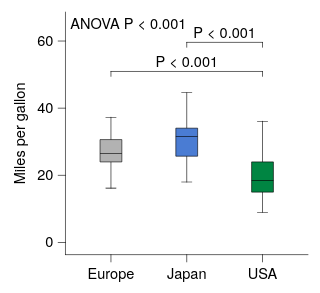

This figure's Vega-Lite source:
### Vega-Lite specification from a JSON file in a GitHub repository (floating-point values rounded to 4 significant figures; data arrays with more than 128 entries replaced by an {"elided": "..."} marker saying what was removed)
{"background": null, "config": {"arc": {"fill": "#DBDBDB", "fillOpacity": 1.0, "innerRadius": 25.0, "padAngle": 0.03, "stroke": "black", "strokeOpacity": 1, "strokeWidth": 0.25}, "area": {"fill": "#DBDBDB", "fillOpacity": 1.0, "stroke": "black", "strokeOpacity": 1, "strokeWidth": 0.25}, "axis": {"domain": true, "domainCap": "round", "domainColor": "black", "domainWidth": 0.25, "grid": false, "gridCap": "round", "gridColor": "#F1F1F1", "gridDash": [0, 0], "gridOpacity": 1.0, "gridWidth": 0.25, "labelColor": "black", "labelFont": "Helvetica Neue, HelveticaNeue, Helvetica, Arial, sans-serif", "labelFontSize": 6, "labelFontStyle": "normal", "labelFontWeight": 400, "offset": 0, "ticks": true, "tickCap": "round", "tickColor": "black", "tickRound": false, "tickSize": 3, "tickWidth": 0.25, "titleColor": "black", "titleFont": "Helvetica Neue, HelveticaNeue, Helvetica, Arial, sans-serif", "titleFontSize": 6, "titleFontStyle": "normal", "titleFontWeight": 400}, "axisX": {"domain": true, "labelAlign": "center", "labelAngle": 0, "labels": true, "ticks": true, "translate": 0}, "axisY": {"domain": true, "labelAlign": "right", "labelAngle": 0, "labels": true, "ticks": true, "translate": 0}, "axisRight": {"domain": true, "labelAlign": "left", "labelAngle": 0, "labels": true, "ticks": true, "translate": 0}, "axisTop": {"domain": true, "labelAlign": "center", "labelAngle": 0, "labels": true, "ticks": true, "translate": 0}, "axisBand": {"tickOffset": 0}, "bar": {"fill": "#DBDBDB", "fillOpacity": 1.0, "stroke": "black", "strokeOpacity": 1, "strokeWidth": 0.25}, "boxplot": {"size": 9.0, "ticks": {"cornerRadius": 0.25, "fill": "black", "opacity": 1, "size": 4.5, "thickness": 0.25}, "box": {"fillOpacity": 1.0, "stroke": "black", "strokeOpacity": 1, "strokeWidth": 0.25}, "median": {"cornerRadius": 0, "fill": "black", "fillOpacity": 1.0, "opacity": 1, "size": 9.0, "thickness": 0.25}, "rule": {"fill": "black", "fillOpacity": 1.0, "size": 10.0, "stroke": "black", "strokeDash": [0, 0], "strokeOpacity": 1, "strokeWidth": 0.25}, "outliers": {"color": "black", "fill": "black", "fillOpacity": 1.0, "size": 0, "stroke": "black", "strokeOpacity": 1, "strokeWidth": 0.25}}, "circle": {"fill": "black", "fillOpacity": 1.0, "size": 1.25, "stroke": null, "strokeOpacity": 1, "strokeWidth": 0.25}, "errorband": {"band": {"fillOpacity": 0.6, "stroke": null, "strokeWidth": 0.25, "strokeOpacity": 1}, "borders": {"opacity": 0, "strokeOpacity": 1, "strokeWidth": 0.25}}, "errorbar": {"opacity": 1, "rule": {"strokeDash": [0, 0], "strokeWidth": 0.25}, "ticks": {"color": "black", "cornerRadius": 0.125, "opacity": 1, "size": 6.0, "thickness": 0.25}, "thickness": 0.25}, "font": "Helvetica Neue, HelveticaNeue, Helvetica, Arial, sans-serif", "geoshape": {"fill": "#DBDBDB", "fillOpacity": 1.0, "stroke": "black", "strokeOpacity": 1, "strokeWidth": 0.25}, "header": {"labelColor": "black", "labelFont": "Helvetica Neue, HelveticaNeue, Helvetica, Arial, sans-serif", "labelFontSize": 6, "labelFontStyle": "normal", "labelFontWeight": 400, "titleColor": "black", "titleFont": "Helvetica Neue, HelveticaNeue, Helvetica, Arial, sans-serif", "titleFontSize": 6, "titleFontStyle": "normal", "titleFontWeight": 400, "titlePadding": 0}, "legend": {"disable": false, "offset": 4.5, "titlePadding": 4, "labelOffset": 2, "gradientLabelOffset": 2, "columnPadding": 4, "rowPadding": 2, "gradientLength": 50.0, "gradientThickness": 5.0, "gradientOpacity": 1.0, "gradientStrokeColor": "black", "gradientStrokeWidth": 0.25, "labelColor": "black", "labelFont": "Helvetica Neue, HelveticaNeue, Helvetica, Arial, sans-serif", "labelFontSize": 6, "labelFontStyle": "normal", "labelFontWeight": 400, "strokeColor": "black", "strokeWidth": 0, "symbolSize": 36, "symbolStrokeColor": "black", "symbolStrokeWidth": 0.25, "titleColor": "black", "titleFont": "Helvetica Neue, HelveticaNeue, Helvetica, Arial, sans-serif", "titleFontSize": 6, "titleFontStyle": "normal", "titleFontWeight": 400}, "line": {"color": "black", "stroke": "black", "strokeCap": "butt", "strokeDash": [0, 0], "strokeOpacity": 1, "strokeWidth": 0.5}, "point": {"filled": true, "fill": "#DBDBDB", "fillOpacity": 1.0, "size": 5.0, "stroke": "black", "strokeOpacity": 1, "strokeWidth": 0.25}, "range": {"category": ["#B2B2B2", "#4A7CD3", "#008542", "#664CAF", "#509F98", "#636363", "#284F93", "#005226", "#382864", "#285753"], "diverging": {"scheme": ["#443E60", "#5F597E", "#7C759B", "#9994B6", "#B7B4CC", "#D6D5DC", "#F6F6F6", "#D1DAD9", "#A4C2BF", "#7AA9A4", "#578E89", "#37736E", "#1B5954"]}, "heatmap": {"scheme": ["#440154", "#472270", "#433E82", "#38598C", "#2C728E", "#238A8D", "#24A086", "#39B578", "#5DC862", "#96D646", "#CAE02D", "#FDE724"]}, "ordinal": {"scheme": ["#F1F1F1", "#DBDBDB", "#C6C6C6", "#B2B2B2", "#9D9D9D", "#898989", "#767676", "#636363", "#515151", "#404040", "#2F2F2F", "#1F1F1F"]}, "ramp": {"scheme": ["#440154", "#472270", "#433E82", "#38598C", "#2C728E", "#238A8D", "#24A086", "#39B578", "#5DC862", "#96D646", "#CAE02D", "#FDE724"]}}, "rule": {"color": "black", "stroke": "black", "strokeCap": "round", "strokeDash": [2, 2], "strokeOpacity": 1, "strokeWidth": 0.25}, "scale": {"barBandPaddingInner": 0.1, "rectBandPaddingInner": 0, "tickBandPaddingInner": 0.1, "bandPaddingOuter": 0.1, "bandWithNestedOffsetPaddingInner": 0.2, "bandWithNestedOffsetPaddingOuter": 0.2, "offsetBandPaddingInner": 0, "offsetBandPaddingOuter": 0, "continuousPadding": 5.0, "round": false}, "rect": {"fill": "#DBDBDB", "fillOpacity": 1.0, "stroke": "black", "strokeOpacity": 1, "strokeWidth": 0.25}, "square": {"fill": "#DBDBDB", "fillOpacity": 1.0, "size": 10.0, "stroke": "black", "strokeOpacity": 1, "strokeWidth": 0.25}, "text": {"color": "black", "font": "Helvetica Neue, HelveticaNeue, Helvetica, Arial, sans-serif", "fontSize": 6, "fontStyle": "normal", "fontWeight": 400}, "tick": {"color": "black", "cornerRadius": 0.125, "opacity": 1.0, "size": 9.0, "thickness": 0.25}, "title": {"anchor": "middle", "frame": "group", "color": "black", "font": "Helvetica Neue, HelveticaNeue, Helvetica, Arial, sans-serif", "fontSize": 6, "fontStyle": "normal", "fontWeight": 400, "subtitleColor": "black", "subtitleFont": "Helvetica Neue, HelveticaNeue, Helvetica, Arial, sans-serif", "subtitleFontSize": 6, "subtitleFontStyle": "normal", "subtitleFontWeight": 400}, "trail": {"color": "black", "opacity": 1, "size": 0.5}, "view": {"continuousWidth": 100, "continuousHeight": 100, "discreteWidth": 100, "discreteHeight": 100, "fill": null, "stroke": null, "strokeWidth": 0.25}}, "layer": [{"data": {"name": "data-84942684f44a0939f6e50b33ec91a880"}, "mark": {"type": "boxplot"}, "encoding": {"color": {"field": "Origin", "legend": null, "type": "nominal"}, "x": {"field": "Origin", "sort": ["Europe", "Japan", "USA"], "title": null, "type": "nominal"}, "y": {"field": "Miles_per_Gallon", "title": "Miles per gallon", "type": "quantitative", "scale": {"nice": false}}}}, {"layer": [{"data": {"values": [{"__dysonsphere__": 1}]}, "mark": {"type": "text", "align": "left", "angle": 0, "baseline": "top", "dx": 0, "dy": 0, "fontSize": 6, "opacity": 1.0}, "encoding": {"text": {"value": "ANOVA P < 0.001"}, "x": {"value": 2}, "y": {"value": 2}}}, {"layer": [{"data": {"values": [{"x": "Europe", "x2": "USA", "y": 46.6, "__dysonsphere__": 1}]}, "mark": {"type": "rule", "strokeCap": "round", "strokeDash": [0, 0], "strokeWidth": 0.25, "yOffset": -6.0}, "encoding": {"x": {"value": 18.75}, "x2": {"value": 81.25}, "y": {"field": "y", "scale": {"domainMax": 65.0, "nice": false}, "type": "quantitative"}}}, {"data": {"values": [{"x": "Europe", "y": 46.6, "y2": 46.6, "__dysonsphere__": 1}]}, "mark": {"type": "rule", "strokeCap": "round", "strokeDash": [0, 0], "strokeWidth": 0.25, "y2Offset": -4.0, "yOffset": -6.0}, "encoding": {"x": {"value": 18.75}, "y": {"field": "y", "type": "quantitative", "scale": {"nice": false}}, "y2": {"field": "y2"}}}, {"data": {"values": [{"x": "USA", "y": 46.6, "y2": 46.6, "__dysonsphere__": 1}]}, "mark": {"type": "rule", "strokeCap": "round", "strokeDash": [0, 0], "strokeWidth": 0.25, "y2Offset": -4.0, "yOffset": -6.0}, "encoding": {"x": {"value": 81.25}, "y": {"field": "y", "type": "quantitative", "scale": {"nice": false}}, "y2": {"field": "y2"}}}, {"data": {"values": [{"y": 46.6, "label": "P < 0.001", "__dysonsphere__": 1}]}, "mark": {"type": "text", "align": "center", "dy": -10.0, "fontSize": 6}, "encoding": {"text": {"field": "label", "type": "nominal"}, "x": {"value": 50.0}, "y": {"field": "y", "type": "quantitative", "scale": {"nice": false}}}}]}, {"layer": [{"data": {"values": [{"x": "Japan", "x2": "USA", "y": 46.6, "__dysonsphere__": 1}]}, "mark": {"type": "rule", "strokeCap": "round", "strokeDash": [0, 0], "strokeWidth": 0.25, "yOffset": -18.0}, "encoding": {"x": {"value": 50.0}, "x2": {"value": 81.25}, "y": {"field": "y", "type": "quantitative", "scale": {"nice": false}}}}, {"data": {"values": [{"x": "Japan", "y": 46.6, "y2": 46.6, "__dysonsphere__": 1}]}, "mark": {"type": "rule", "strokeCap": "round", "strokeDash": [0, 0], "strokeWidth": 0.25, "y2Offset": -16.0, "yOffset": -18.0}, "encoding": {"x": {"value": 50.0}, "y": {"field": "y", "type": "quantitative", "scale": {"nice": false}}, "y2": {"field": "y2"}}}, {"data": {"values": [{"x": "USA", "y": 46.6, "y2": 46.6, "__dysonsphere__": 1}]}, "mark": {"type": "rule", "strokeCap": "round", "strokeDash": [0, 0], "strokeWidth": 0.25, "y2Offset": -16.0, "yOffset": -18.0}, "encoding": {"x": {"value": 81.25}, "y": {"field": "y", "type": "quantitative", "scale": {"nice": false}}, "y2": {"field": "y2"}}}, {"data": {"values": [{"y": 46.6, "label": "P < 0.001", "__dysonsphere__": 1}]}, "mark": {"type": "text", "align": "center", "dy": -22.0, "fontSize": 6}, "encoding": {"text": {"field": "label", "type": "nominal"}, "x": {"value": 65.62}, "y": {"field": "y", "type": "quantitative", "scale": {"nice": false}}}}]}], "name": "__dysonsphere_a8072f9dd9668dfd_13"}], "$schema": "https://vega.github.io/schema/vega-lite/v6.4.1.json", "datasets": {"data-84942684f44a0939f6e50b33ec91a880": {"elided": "398 records"}}}
